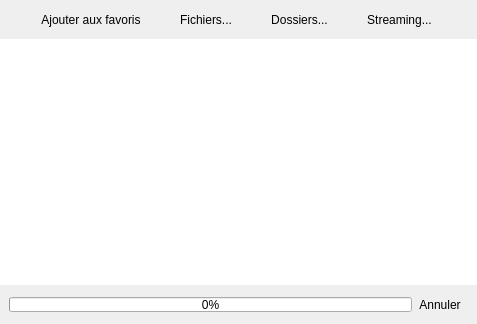
<?xml version="1.0" encoding="UTF-8"?>
<ui version="4.0">
 <class>Opener</class>
 <widget class="QDialog" name="Opener">
  <property name="windowModality">
   <enum>Qt::ApplicationModal</enum>
  </property>
  <property name="geometry">
   <rect>
    <x>0</x>
    <y>0</y>
    <width>477</width>
    <height>324</height>
   </rect>
  </property>
  <property name="sizePolicy">
   <sizepolicy hsizetype="Fixed" vsizetype="Fixed">
    <horstretch>0</horstretch>
    <verstretch>0</verstretch>
   </sizepolicy>
  </property>
  <property name="minimumSize">
   <size>
    <width>127</width>
    <height>144</height>
   </size>
  </property>
  <property name="windowTitle">
   <string>Ouvrir</string>
  </property>
  <property name="windowIcon">
   <iconset resource="ressources.qrc">
    <normaloff>:/icones/folder_open</normaloff>:/icones/folder_open</iconset>
  </property>
  <property name="modal">
   <bool>true</bool>
  </property>
  <layout class="QVBoxLayout" name="verticalLayout">
   <property name="spacing">
    <number>0</number>
   </property>
   <property name="leftMargin">
    <number>0</number>
   </property>
   <property name="topMargin">
    <number>0</number>
   </property>
   <property name="rightMargin">
    <number>0</number>
   </property>
   <property name="bottomMargin">
    <number>0</number>
   </property>
   <item>
    <widget class="QWidget" name="buttonsWidget" native="true">
     <layout class="QHBoxLayout" name="horizontalLayout">
      <property name="spacing">
       <number>0</number>
      </property>
      <item>
       <widget class="QToolButton" name="addToFavs">
        <property name="text">
         <string>Ajouter aux favoris</string>
        </property>
        <property name="icon">
         <iconset resource="ressources.qrc">
          <normaloff>:/icones/favs</normaloff>:/icones/favs</iconset>
        </property>
        <property name="iconSize">
         <size>
          <width>32</width>
          <height>32</height>
         </size>
        </property>
        <property name="checkable">
         <bool>true</bool>
        </property>
        <property name="toolButtonStyle">
         <enum>Qt::ToolButtonTextBesideIcon</enum>
        </property>
        <property name="autoRaise">
         <bool>true</bool>
        </property>
       </widget>
      </item>
      <item>
       <widget class="QToolButton" name="file">
        <property name="text">
         <string>Fichiers...</string>
        </property>
        <property name="icon">
         <iconset resource="ressources.qrc">
          <normaloff>:/icones/file</normaloff>:/icones/file</iconset>
        </property>
        <property name="iconSize">
         <size>
          <width>32</width>
          <height>32</height>
         </size>
        </property>
        <property name="toolButtonStyle">
         <enum>Qt::ToolButtonTextBesideIcon</enum>
        </property>
        <property name="autoRaise">
         <bool>true</bool>
        </property>
       </widget>
      </item>
      <item>
       <widget class="QToolButton" name="folder">
        <property name="text">
         <string>Dossiers...</string>
        </property>
        <property name="icon">
         <iconset resource="ressources.qrc">
          <normaloff>:/icones/folder_open</normaloff>:/icones/folder_open</iconset>
        </property>
        <property name="iconSize">
         <size>
          <width>32</width>
          <height>32</height>
         </size>
        </property>
        <property name="toolButtonStyle">
         <enum>Qt::ToolButtonTextBesideIcon</enum>
        </property>
        <property name="autoRaise">
         <bool>true</bool>
        </property>
       </widget>
      </item>
      <item>
       <widget class="QToolButton" name="stream">
        <property name="text">
         <string>Streaming...</string>
        </property>
        <property name="icon">
         <iconset resource="ressources.qrc">
          <normaloff>:/icones/stream</normaloff>:/icones/stream</iconset>
        </property>
        <property name="iconSize">
         <size>
          <width>32</width>
          <height>32</height>
         </size>
        </property>
        <property name="toolButtonStyle">
         <enum>Qt::ToolButtonTextBesideIcon</enum>
        </property>
        <property name="autoRaise">
         <bool>true</bool>
        </property>
       </widget>
      </item>
     </layout>
    </widget>
   </item>
   <item>
    <widget class="QListWidget" name="favsList">
     <property name="frameShape">
      <enum>QFrame::NoFrame</enum>
     </property>
     <property name="alternatingRowColors">
      <bool>true</bool>
     </property>
     <property name="selectionMode">
      <enum>QAbstractItemView::ExtendedSelection</enum>
     </property>
     <property name="selectionBehavior">
      <enum>QAbstractItemView::SelectRows</enum>
     </property>
    </widget>
   </item>
   <item>
    <widget class="QWidget" name="progressWidget" native="true">
     <layout class="QHBoxLayout" name="progressLayout">
      <property name="spacing">
       <number>0</number>
      </property>
      <item>
       <widget class="QProgressBar" name="progressBar">
        <property name="maximumSize">
         <size>
          <width>16777215</width>
          <height>15</height>
         </size>
        </property>
        <property name="value">
         <number>0</number>
        </property>
        <property name="textVisible">
         <bool>true</bool>
        </property>
       </widget>
      </item>
      <item>
       <widget class="QToolButton" name="cancelButton">
        <property name="text">
         <string>Annuler</string>
        </property>
        <property name="icon">
         <iconset resource="ressources.qrc">
          <normaloff>:/icones/cancel</normaloff>:/icones/cancel</iconset>
        </property>
        <property name="iconSize">
         <size>
          <width>32</width>
          <height>32</height>
         </size>
        </property>
        <property name="toolButtonStyle">
         <enum>Qt::ToolButtonTextBesideIcon</enum>
        </property>
        <property name="autoRaise">
         <bool>true</bool>
        </property>
       </widget>
      </item>
     </layout>
    </widget>
   </item>
  </layout>
 </widget>
 <resources>
  <include location="ressources.qrc"/>
 </resources>
 <connections/>
</ui>
